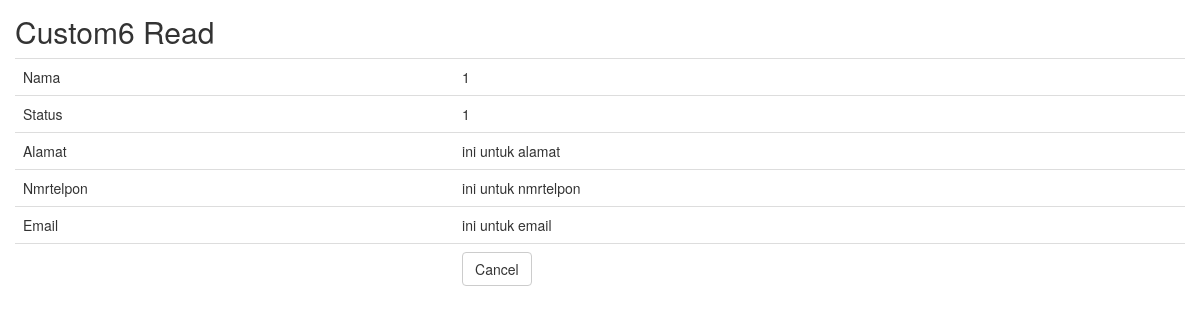
Page /sekolah/custom6/read/1.html on the committed database.
### tables this page shows
CREATE TABLE `custom6` (
  `id` int(11) NOT NULL,
  `nama` varchar(1) NOT NULL,
  `status` varchar(11) NOT NULL,
  `alamat` varchar(255) NOT NULL,
  `nmrtelpon` varchar(255) NOT NULL,
  `email` varchar(255) NOT NULL
);

### sekolah/application/controllers/Custom6.php (called while the page is built, shortened)
<?php
class Custom6 extends CI_Controller
{
    function __construct()
    {
        $this->load->model('Custom6_model');
        $this->load->library('form_validation');
    }
    public function read($id)
    {
        $row = $this->Custom6_model->get_by_id($id);
        if ($row) {
            $data = array(
		'id' => $row->id,
		'nama' => $row->nama,
		'status' => $row->status,
		'alamat' => $row->alamat,
		'nmrtelpon' => $row->nmrtelpon,
		'email' => $row->email,
	    );
            $this->load->view('custom6/custom6_read', $data);
        } else {
            $this->session->set_flashdata('message', 'Record Not Found');
            redirect(site_url('custom6'));
        }
    }
}

### sekolah/index.php (called while the page is built, shortened)
<?php
require_once BASEPATH.'core/CodeIgniter.php';

### sekolah/application/models/Custom6_model.php (called while the page is built, shortened)
<?php
class Custom6_model extends CI_Model
{
    public $table = 'custom6';
    public $id = 'id';
    function get_by_id($id)
    {
        $this->db->where($this->id, $id);
        return $this->db->get($this->table)->row();
    }
}

### sekolah/application/views/custom6/custom6_read.php (the view, shortened to what this page needs)
<!doctype html>
<html>
    <head>
        <link rel="stylesheet" href="<?php echo base_url('assets/bootstrap/css/bootstrap.min.css') ?>"/>
    </head>
    <body>
        <h2 style="margin-top:0px">Custom6 Read</h2>
        <table class="table">
	    <tr><td>Nama</td><td><?php echo $nama; ?></td></tr>
	    <tr><td>Status</td><td><?php echo $status; ?></td></tr>
	    <tr><td>Alamat</td><td><?php echo $alamat; ?></td></tr>
	    <tr><td>Nmrtelpon</td><td><?php echo $nmrtelpon; ?></td></tr>
	    <tr><td>Email</td><td><?php echo $email; ?></td></tr>
	    <tr><td></td><td><a href="<?php echo site_url('custom6') ?>" class="btn btn-default">Cancel</a></td></tr>
	</table>
        </body>
</html>

### sekolah/application/views/custom6/custom6_read.php (style rules this page uses)
body { padding: 15px; }

### rows in the picture
custom6: nama "1", status "1", alamat "ini untuk alamat", nmrtelpon "ini untuk nmrtelpon", email "ini untuk email"
